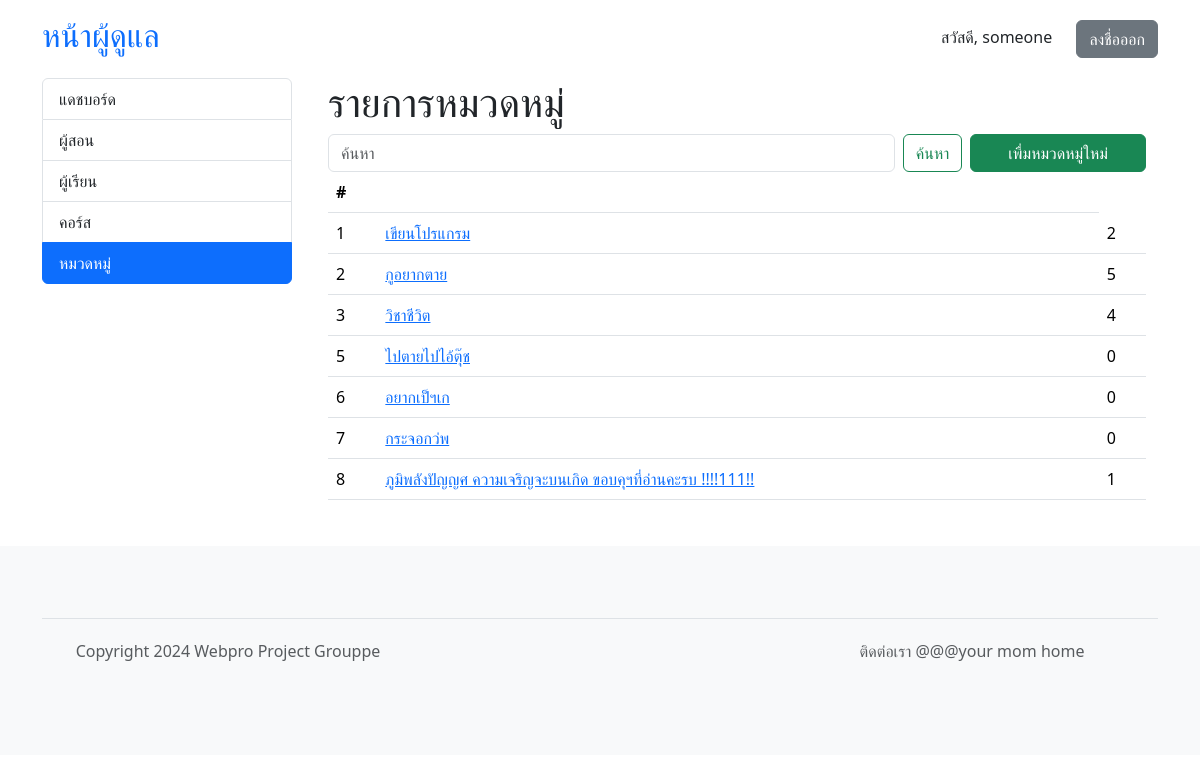
/admin/categories.php (signed in), run on an earlier commit of the app's database.
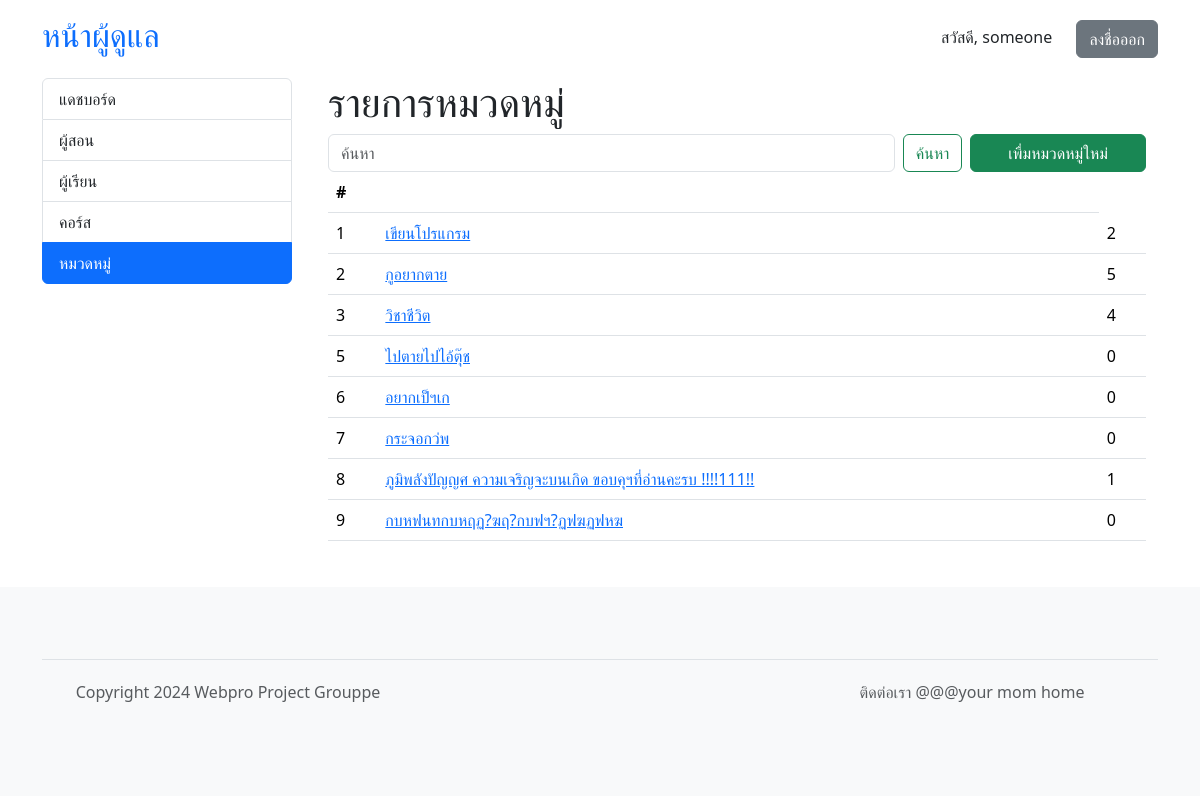
And on a later commit of the database.
### tables this page shows
CREATE TABLE "course_categories" (
	"id"	INTEGER,
	"name"	VARCHAR(64) NOT NULL,
	PRIMARY KEY("id" AUTOINCREMENT)
);

### admin/categories.php (called while the page is built, shortened)
<?php
require 'template_init.php';
require 'template_header.php';
$header = "รายการหมวดหมู่";
$button = "เพื่มหมวดหมู่ใหม่";
$button_page = "category.php";
$show_course = false;
$show_cate = true;
if (isset($_GET['begin'])) {
	$begin = $_GET['begin'];
} else {
	$begin = 0;
}
$search = "";
$list = $db->get_category_simple_list($begin, $search);
require 'si_list.php';
?>

### core.php (called while the page is built, shortened)
<?php
	class App extends SQLite3 {
			?>
				</form><?php
		function admin_is_logged_in() {
			return isset($_SESSION["admin"]);
		}
		function get_category_simple_list($begin, $search) {
			$filter = "";
			$sql = "SELECT id, name FROM course_categories" . $filter;
			$ret = $this->query($sql);
			$instructors = array();
			while($row = $ret->fetchArray(SQLITE3_ASSOC)) {
				$instructors[] = $row;
			}
			foreach ($instructors as $key => $value) {
				$sql = "SELECT COUNT(*) as count FROM courses WHERE category_id = " . $value['id'];
				$ret = $this->query($sql);
				$row = $ret->fetchArray(SQLITE3_ASSOC);
				$instructors[$key]['total_courses'] = $row['count'];
			}
			return $instructors;
		}
	}
?>

### admin/si_list.php (the view, shortened to what this page needs)
<div class="container">
<h1><?php echo $header; ?></h1>
	<form class="d-flex" role="search">
		<input class="form-control me-2" name="search" value="<?php echo isset($_GET['search']) ? $_GET['search'] : '' ?>" type="search" placeholder="ค้นหา" aria-label="Search">
		<button class="btn btn-outline-success me-2" type="submit">ค้นหา</button>
		<?php
			if ($button != "") {
				?>
				<a href="<?php echo $button_page; ?>" style="width: 30%" class="btn btn-success"><?php echo $button; ?></a>
				<?php
			}
		?>
	</form>
	<table class="table">
	<thead>
		<tr>
			<th scope="col">#</th>
			<?php if ($show_course) { ?>
			<th scope="col">ชื่อคอร์ส</th>
			<th scope="col">ผู้สอน</th>
			<th scope="col">ยอดขายทั้งหมด</th>
			<?php } else { ?>
			<th scope="col"></th>
			<?php } ?>
		</tr>
	</thead>
	<tbody>
		<?php
			foreach ($list as $i) {
				echo "<tr>";
				echo "<td>{$i['id']}</td>";
				if ($show_cate) {
					echo "<td><a href=\"category.php?id={$i['id']}\">{$i['name']}</a></td>";
					echo "<td>{$i['total_courses']}</td>";
				}
				echo "</tr>";
			}
		?>
	</tbody>
	</table>
</div>
<?php
require 'template_footer.php';
?>

### admin/template_header.php (shortened to what this page needs)
<?php
	$menu = array(
		"index" => 'แดชบอร์ด',
		"instructors" => 'ผู้สอน',
		"students" => 'ผู้เรียน',
		"courses" => 'คอร์ส',
		"categories" => 'หมวดหมู่',
	);
?>
<!DOCTYPE html>
<html lang="en">
<head>
	<link href="https://cdn.jsdelivr.net/npm/bootstrap@5.3.3/dist/css/bootstrap.min.css" rel="stylesheet">
	<link rel="stylesheet" href="https://cdn.jsdelivr.net/npm/bootstrap-icons@1.11.3/font/bootstrap-icons.min.css">
</head>
<body>
	<?php if ($db->admin_is_logged_in()) { ?>
	<header class="p-3">
		<div class="container">
			<div class="d-flex flex-wrap align-items-center justify-content-center justify-content-lg-start">
				<a href="index.php" class="d-flex align-items-center mb-2 mb-lg-0 text-decoration-none mb-md-0 me-lg-auto">
					<h2>หน้าผู้ดูแล</h2>
				</a>
				<div class="auth-section">
					<span style="margin-right: 20px">สวัสดี, <?php echo $_SESSION['admin']['username'] ?></span>
					<a href="signout.php" class="btn btn-secondary">ลงชื่อออก</a>
				</div>
			</div>
		</div>
	</header>
		<?php
	}
		?>
<?php if ($db->admin_is_logged_in()) { ?>
<div class="container">
	<div class="d-flex gap-4">
		<div class="list-group" style="min-width: 250px;">
			<?php
			foreach ($menu as $key => $value) {
				$active = ($key . '.php' == basename($_SERVER["PHP_SELF"])) ? "active" : "";
				echo "<a href=\"$key.php\" class=\"list-group-item list-group-item-action $active\">$value</a>";
			}
			?>
		</div>
<?php } ?>

### admin/template_footer.php
<?php if ($db->admin_is_logged_in()) { ?>
</div>
</div>
<?php } ?>
<footer class="py-5 text-center text-body-secondary bg-body-tertiary" style="margin-top: 30px;">
	<div class="container">
	<footer class="d-flex flex-wrap justify-content-between align-items-center py-3 my-4 border-top">
	<p class="col-md-4 mb-0 text-body-secondary">Copyright 2024 Webpro Project Grouppe</p>
	<a href="/" class="col-md-4 d-flex align-items-center justify-content-center mb-3 mb-md-0 me-md-auto link-body-emphasis text-decoration-none">
		<svg class="bi me-2" width="40" height="32"><use xlink:href="#bootstrap"></use></svg>
	</a>
	<p class="col-md-4 mb-0 text-body-secondary">ติดต่อเรา
	@@@your mom home</p>
	</footer>
</body>
</html>

What changed in the data, as far as the page shows it:
added course_categories: id "9", name "กบหฟนทกบหฤฏ?ฆฤ?กบฟฯ?ฏฟฆฏฟหฆ", total_courses "0"
